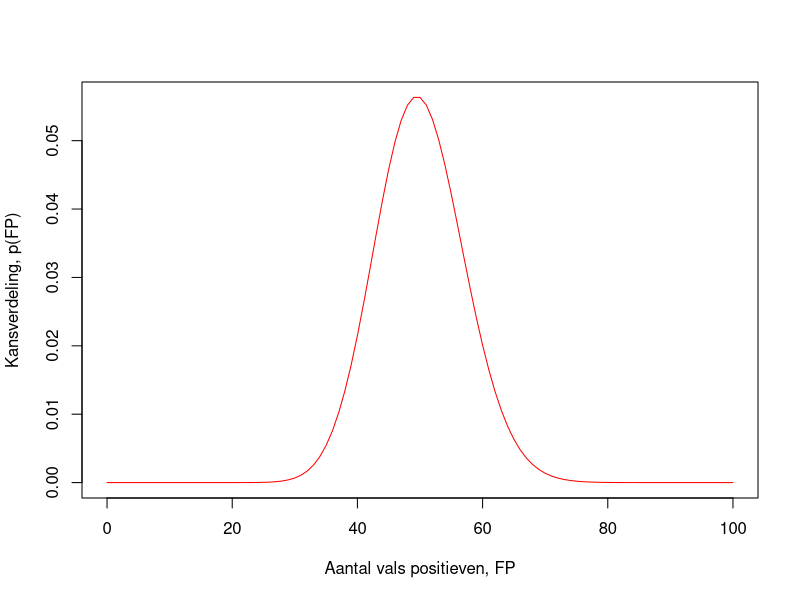

R code for this plot:
## ---- chunk 1
knitr::opts_chunk$set(echo = TRUE)
## ---- chunk 2
alpha <- 0.05
G <- 1000

n.FP.av <- G*alpha
cat("\nGemiddeld aantal FP genen: ",n.FP.av,"\n")

# Parameter van Poisson verdeling:
lambda <- n.FP.av

curve(dpois(x, lambda = lambda), from = 0, to = 2*lambda, n = 2*lambda+1, add = F, type = "l", col = "red",
      xlab = "Aantal vals positieven, FP", ylab = "Kansverdeling, p(FP)")


## ---- chunk 3
BI <- qpois(c(0.025, 0.975), lambda = lambda)
cat("Het 95% BI voor het aantal FP genen bij ",G," onderzochte genen is: [",BI,"]\n")
## ---- chunk 4

## ---- chunk 5

## ---- chunk 6
myData <- data.frame(M.1 = c(8.0, 7.0, 6.0, 2.0),
                     M.2 = c(8.0, 8.0, 6.0, 3.0))
rownames(myData) <- paste0("Gene ",LETTERS[1:4])
myData
## ---- chunk 7

## ---- chunk 8

## ---- chunk 9

## ---- chunk 10

## ---- chunk 11

## ---- chunk 12

## ---- chunk 13

## ---- chunk 14

## ---- chunk 15

## ---- chunk 16

## ---- chunk 17

## ---- chunk 18

## ---- chunk 19
myData <- data.frame(M.1 = c(-3.0, -2.0, -2.0, -3.0, 0.0, 2.0, 3.0, 3.0, 2.0),
                     M.2 = c(-2.0, -2.0, -3.0, -3.0, 0.0, 2.0, 2.0, 3.0, 3.0))
rownames(myData) <- paste0("Gene ",LETTERS[1:9])
myData
## ---- chunk 20

## ---- chunk 21

## ---- chunk 22

## ---- chunk 23

## ---- chunk 24

## ---- chunk 25

## ---- chunk 26

## ---- chunk 27
( y <- c(1, 3, 5, 4, 5, 7) )
( A <- factor(rep(c("R", "G"), each = 3)) )
( sample <- factor(paste0("Sample.",rep(1:3, 2))) )
## ---- chunk 28

## ---- chunk 29

## ---- chunk 30

## ---- chunk 31

## ---- chunk 32

## ---- chunk 33

## ---- chunk 34
( y <- c(1, 3, 5, 3, 5, 6, 0, 2, 4, 2, 3, 6) )
( A <- factor(rep(c("R", "G", "B", "Y"), each = 3)) )
( sample <- factor(paste0("Sample.", rep(1:3, 4))) )
## ---- chunk 35

## ---- chunk 36

## ---- chunk 37

## ---- chunk 38

## ---- chunk 39

## ---- chunk 40

## ---- chunk 41

## ---- chunk 42

## ---- chunk 43

## ---- chunk 44

## ---- chunk 45

## ---- chunk 46

## ---- chunk 47

## ---- chunk 48

## ---- chunk 49

## ---- chunk 50

## ---- chunk 51

## ---- chunk 52

## ---- chunk 53

## ---- chunk 54

## ---- chunk 55

## ---- chunk 56

## ---- chunk 57

## ---- chunk 58

## ---- chunk 59

## ---- chunk 60

## ---- chunk 61

## ---- chunk 62

## ---- chunk 63

## ---- chunk 64

## ---- chunk 65

